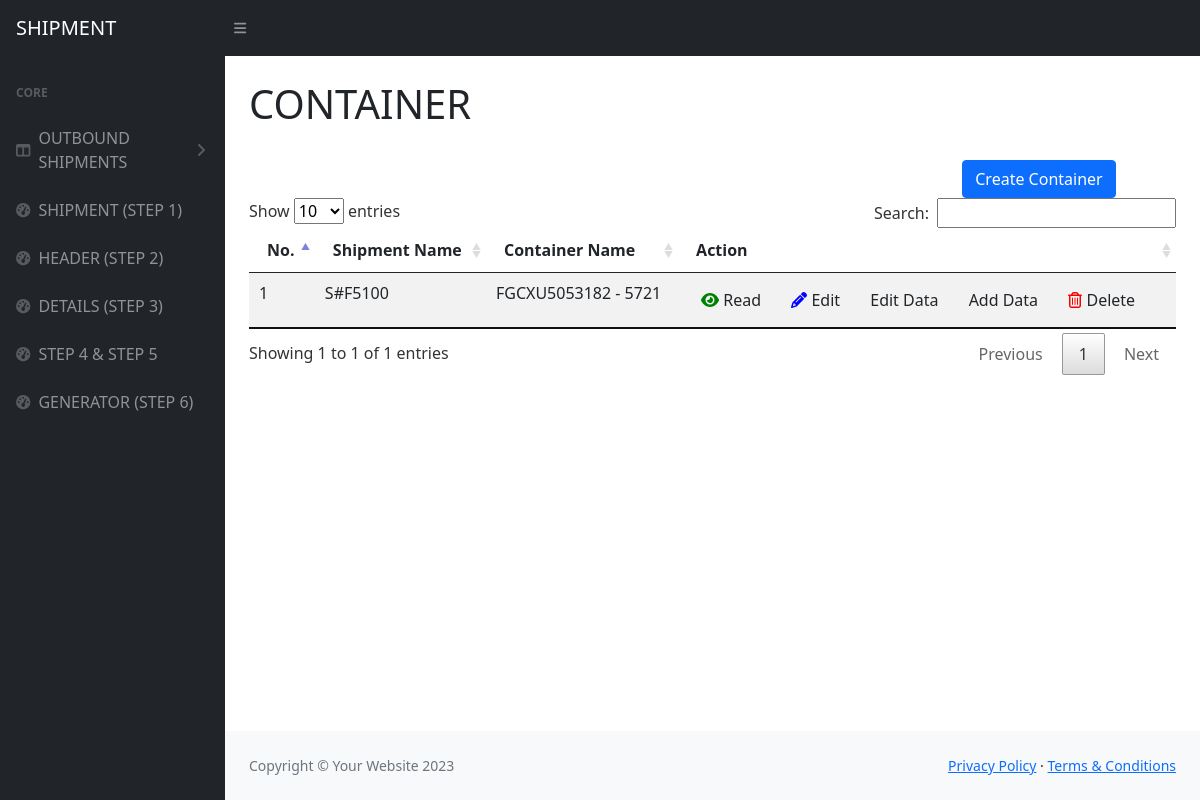
Before: /index.php/container with the older database file.
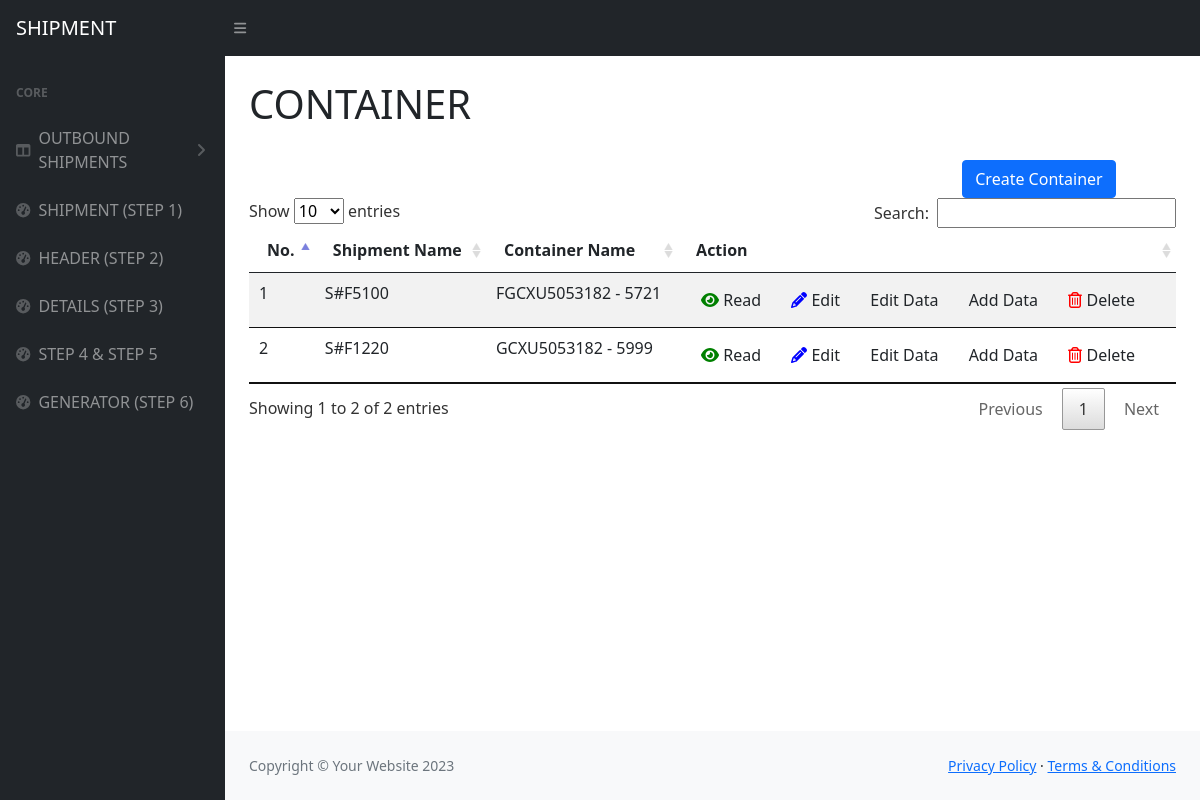
After: the same page with the newer database file.
### tables this page shows
CREATE TABLE `container`  (
  `id` int NOT NULL AUTO_INCREMENT COMMENT 'id',
  `shipment_id` int NOT NULL COMMENT 'shipment_id',
  `name` varchar(255) NOT NULL COMMENT 'container name #CCCC',
  `pl` int NULL DEFAULT 0 COMMENT '0-new 1-older',
  `asst` int NULL DEFAULT NULL COMMENT '1-active 0-non',
  `tops` int NOT NULL COMMENT '1-single top, 2-multi tops',
  `created_at` timestamp NULL DEFAULT NULL COMMENT 'created_date',
  `show_flag` int NOT NULL DEFAULT 1 COMMENT '1-show 0-hide',
  PRIMARY KEY (`id`) USING BTREE,
  INDEX `shipment_foregin`(`shipment_id` ASC) USING BTREE,
  CONSTRAINT `shipment_foregin` FOREIGN KEY (`shipment_id`) REFERENCES `shipment` (`id`) ON DELETE CASCADE ON UPDATE RESTRICT
);

CREATE TABLE `shipment`  (
  `id` int NOT NULL AUTO_INCREMENT COMMENT 'id',
  `name` varchar(255) NOT NULL COMMENT 'folder name',
  `input_1_name` varchar(255) NULL DEFAULT NULL COMMENT 'Bill of Lading file name',
  `input_2_name` varchar(255) NULL DEFAULT NULL COMMENT 'Invoice name',
  `input_3_name` varchar(255) NULL DEFAULT NULL COMMENT 'packging list file name',
  `input_4_name` varchar(255) NULL DEFAULT NULL COMMENT 'other file name',
  `comment` varchar(255) NULL DEFAULT NULL COMMENT 'comment',
  `created_at` time NULL DEFAULT NULL COMMENT 'created date',
  `show_flag` tinyint NOT NULL DEFAULT 1 COMMENT '1-show 0-hide',
  `out_1_name` varchar(255) NULL DEFAULT NULL COMMENT 'SHIPMENT FILE',
  `out_2_name` varchar(255) NULL DEFAULT NULL COMMENT 'MASTER FILE IMPORT FILE',
  `out_3_name` varchar(255) NULL DEFAULT NULL COMMENT 'Receiver Upload',
  `out_4_name` varchar(255) NULL DEFAULT NULL COMMENT 'PL S',
  PRIMARY KEY (`id`) USING BTREE
);

### application/controllers/Container.php (called while the page is built, shortened)
<?php
class Container extends CI_Controller {
	public function __construct()
    {
        $this->load->database();
        $this->load->helper('url');
        $this->load->library('session');
        $this->load->library('form_validation');
		$this->load->model('Shipment_model');
        $this->load->model('Container_model');
    }
	public function index()
	{
        $data = array(
            'containerList' => $this->Container_model->getindex(),
        );
		$this->load->view('layout/header');
		$this->load->view('container/index', $data);
		$this->load->view('layout/footer');
	}
}

### index.php (called while the page is built, shortened)
<?php
require_once BASEPATH.'core/CodeIgniter.php';

### application/models/Container_model.php (called while the page is built, shortened)
<?php
class Container_model extends CI_Model {
	public function getindex()
	{
        $query = $this->db->query(
            'SELECT
                shipment.`name` as shipment_name,
                container.*
            from container
            LEFT JOIN shipment
                on container.shipment_id = shipment.id'
        );
        if ($query->num_rows() > 0) {
            return $query->result();
        } else {
            return false;
        }
    }
}

### application/views/container/index.php (the view, shortened to what this page needs)
<h1 class="mt-4">CONTAINER</h1>
<div class="row">
    <div class="col-md-6"></div>
    <div class="col-md-3"></div>
    <div class="col-md-3">
        <a class="btn btn-primary" href="<?php echo site_url('/container/create')?>">
            Create Container
        </a>
    </div>
</div>
<div class="row">
    <table id="container-table" class="table table-striped table-hover">
        <thead>
            <tr>
                <th>No.</th>
                <th>Shipment Name</th>
                <th>Container Name</th>
                <th>Action</th>
            </tr>
        </thead>
        <tbody>
            <?php
                $no = 1;
                if ($containerList != false) {
                    foreach ($containerList as $container) {
                        echo '<tr>';
                        echo '<td>'.$no++.'</td>';
                        echo '<td>'.$container->shipment_name.'</td>';
                        echo '<td>'.$container->name.'</td>';
                        echo '<td>
                                <a class="btn" href="'.site_url('/container/read/'.$container->id).'">
                                    <i class="fa-solid fa-eye" style="color: green;"></i>
                                    Read
                                </a>
                                <a class="btn" href="'.site_url('/container/edit/'.$container->id).'">
                                    <i class="fa-solid fa-pencil fa-beat-fade" style="color: blue;"></i>
                                    Edit
                                </a>
                                <a class="btn btn-default" href="'.site_url('/setdetails/edit/'.$container->id).'">
                                    <span class="glyphicon glyphicon-pencil" aria-hidden="true"></span>
                                    Edit Data
                                </a>
                                <a class="btn btn-default" href="'.site_url('/setdetails/inputData/'.$container->id).'">
                                    <span class="glyphicon glyphicon-pencil" aria-hidden="true"></span>
                                    Add Data
                                </a>
                                <a class="btn" href="'.site_url('/container/delete/'.$container->id).'">
                                    <i class="fa-regular fa-trash-can" style="color: red;"></i>
                                    Delete
                                </a>
                            </td>';
                        echo '</tr>';
                    }
                }
            ?>
        </tbody>
    </table>
</div>

Changed rows visible on the page:
added container: shipment.name "S#F1220", name "GCXU5053182 - 5999"
Other visible differences:
text written by a page script: "Show entries Search: Showing 1 to 1 of 1 entries Previous 1 Next" → "Show entries Search: Showing 1 to 2 of 2 entries Previous 1 Next"
